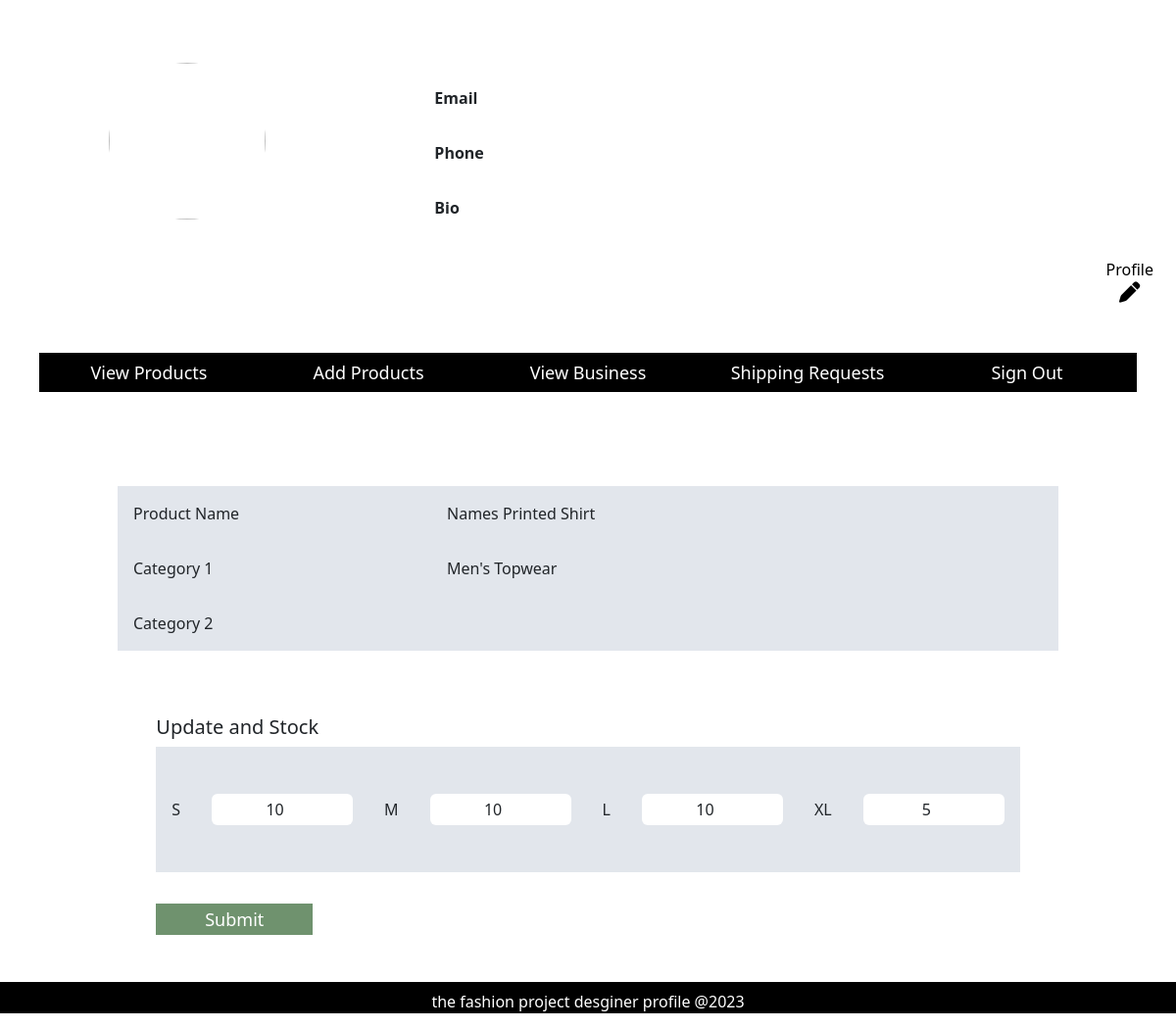
The page /update/8/ on the database its author committed.
### designers/models.py (models this page shows, shortened)
class Product(models.Model):
    designer = models.ForeignKey('account.Designer', on_delete=models.CASCADE, null=True)
    prd_name = models.CharField(max_length=255)
    category1 = models.CharField(max_length=255)
    category2 = models.CharField(max_length=255, blank=True)
    price = models.DecimalField(max_digits=10, decimal_places=2)
    fit = models.CharField(max_length=255)
    care = models.CharField(max_length=255)
    material = models.CharField(max_length=255)
    occasion = models.CharField(max_length=255)
    image1 = models.ImageField(upload_to='media/product_images/')
    image2 = models.ImageField(upload_to='media/product_images/')
    image3 = models.ImageField(upload_to='media/product_images/')
    image4 = models.ImageField(upload_to='media/product_images/')
    small = models.PositiveIntegerField()
    medium = models.PositiveIntegerField()
    large = models.PositiveIntegerField()
    extra_large = models.PositiveIntegerField()
    class Meta:
        unique_together = ('prd_name', 'designer')

### designers/views.py (the view)
# urls.py: path('update/<int:pk>/', update_stock, name='update'),
def update_stock(request, pk):
    product = get_object_or_404(Product, pk=pk)
    if request.method == 'POST':
        form = StockForm(request.POST, instance=product)
        if form.is_valid():
            form.save()
            messages.success(request, 'Stock updated successfully.')
            return redirect('designer_dashboard')
        else:
            messages.error(request, 'Error updating stock.')
    else:
        form = StockForm(instance=product)
    context = {'product': product, 'form': form}
    return render(request, 'stockMan.html', context)

### designers/forms.py
class StockForm(forms.ModelForm):
    class Meta:
        model = Product
        fields = ['small', 'medium', 'large', 'extra_large']

### designers/context_processors.py (called while the page is built)
def designer_context_processor(request):
    designer = None
    if request.user.is_authenticated:
        try:
            designer = Designer.objects.get(user=request.user)
        except Designer.DoesNotExist:
            pass
    return {'designer': designer}

### templates/stockMan.html (shortened to what this page needs)
{% extends 'designer_base.html' %}
{% load static %}
{% block content %}
    <div class="add-main">
        <table>
            <tr>
                <td class="first-td">Product Name</td>
                <td class="second-td">{{ product.prd_name }}</td>
            </tr>
            <tr>
                <td class="first-td">Category 1</td>
                <td class="second-td">{{ product.category1 }}</td>
            </tr>
            <tr>
                <td class="first-td">Category 2</td>
                <td class="second-td">{{ product.category2 }}</td>
            </tr>
        </table>
      <form method="POST">
        <h5>Update and Stock</h5>
        <table>
            <tr>
                <td>S</td>
                <td class="size-input">
                    <input type="number" id="small" name="small" value="{{ product.small }}" class="form-control">
                </td>
                <td>M</td>
                <td class="size-input">
                    <input type="number" id="medium" name="medium" value="{{ product.medium }}" class="form-control">
                </td>
                <td>L</td>
                <td class="size-input">
                    <input type="number" id="large" name="large" value="{{ product.large }}" class="form-control">
                </td>
                <td>XL</td>
                <td class="size-input">
                    <input type="number" id="extra_large" name="extra_large" value="{{ product.extra_large }}" class="form-control">
                </td>
            </tr>
        </table>
        <div>
            <button type="submit" class="add-btn">Submit</button>
        </div>
    </div>
    {% endblock %}

### static/css/style1.css (style rules this page uses)
body { margin: 0; }

### static/css/style2.css (style rules this page uses)
table { width: 80%; height: 8rem; }

### static/css/desgStyle.css (style rules this page uses)
.add-main { width: 100%; height: auto; display: flex; flex-direction: column; align-items: center; justify-content: center; padding: 3rem 0 3rem 0; }
.add-main input { border: 0; height: 2rem; }
.add-main tr { padding-top: 2rem; }
.add-main table { padding-top: 2rem; width: 80%; background-color: #e2e6ec; }
.first-td { width: 20%; }
.second-td { width: 40%; }
.add-main td { padding: 1rem; }
.size-input input { width: 9rem; text-align: center; border: 0; }
.add-btn { cursor: pointer; margin-top: 2rem; border: 0; width: 10rem; height: 2rem; background-color: #6f926e; color: white; font-size: large; }

### rows shown on the page
Product: prd_name "Names Printed Shirt", category1 "Men's Topwear", small "10", medium "10", large "10", extra_large "5"
